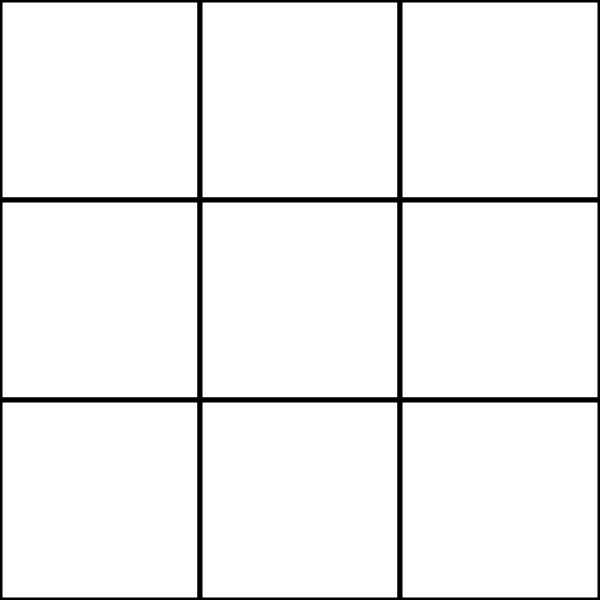
Frame 1 (no input)
Frame 60 (no input): identical to frame 1, image omitted
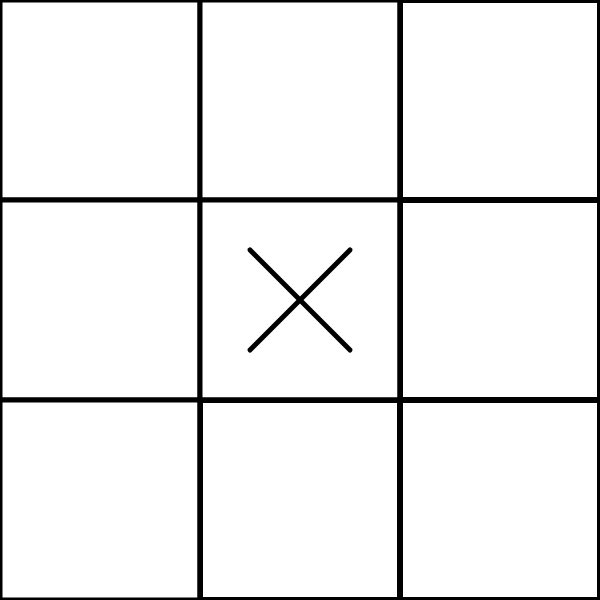
Frame 120 (the mouse pressed at the canvas centre since frame 60)

The p5.js sketch that drew these frames (run headless with seeded random() and noise() and a simulated clock; from frame 60 on, the mouse is pressed at the canvas centre):

// p5.js sketch
// ── sketch.js
let grid;
let dim = 3;
let size;
let player = ['O', 'X'];
let round = 1;
let winner = ' ';
function setup() {
  createCanvas(600, 600);
  grid = createGrid(3);
  size = width/dim; 
  
}

function draw() {
  stroke(0);
  strokeWeight(5);
  drawGrid(grid);

  noFill();
  strokeWeight(1);
  textSize(30);
  if(is_full(grid) || check_win(grid)){
    noLoop();
    if(!check_win(grid)){
      text('Tie', width/2, height/2);
    } else {
      round--;
      text('Winner is ' + player[round % 2], width/2, height/2);
    }
  }
}

function mousePressed(){
  let col = int(mouseX/size);
  let row = int(mouseY/size);
  if(grid[row][col] == ' '){
    grid[row][col] = player[round % 2];
    round++;
  } else {
    console.log('space not empty');
  }
  console.log(check_win(grid));
}

function createGrid(dim){
  let grid; 
  grid = new Array(dim);
  for(let i = 0; i < grid.length; i++){
    grid[i] = new Array(dim);
  }

  for(let i = 0 ; i < grid.length; i++){
    for(let j = 0; j < grid.length; j++){
      grid[i][j] = ' ';
    }
  }
  return grid;
}
/* Minimax */
function minimax(grid, depth, isMaximizing){
  
}

/* Game logic */
function is_full(grid){
  for(let i = 0; i < grid.length; i++){
    if(grid[i].includes(' ')){
      return false;
    }
  }
  return true;
}

function check_win(grid){
 
  for(let i = 0; i < grid.length; i++){
    //horizontal
    if(grid[i][0] == grid[i][1] && grid[i][0] == grid[i][2] && grid[i][0] != ' '){
      return true;
    }

    //vertical
    if(grid[0][i] == grid[1][i] && grid[0][i] == grid[2][i] && grid[0][i] != ' '){
      return true;
    }
  }

  //diagnal
  if(grid[0][0] == grid[1][1] && grid[0][0] == grid[2][2] && grid[0][0] != ' '){
    return true;
  }
  if(grid[0][2] == grid[1][1] && grid[1][1] == grid[2][0] && grid[2][0] != ' '){
    return true;
  }
  return false;
}

/* Displaying Grid */
function drawGrid(grid){
  
  fill(255);
  for(let i = 0; i < grid.length; i++){
    for(let j = 0; j < grid.length; j++){
      rect(i * size, j * size, size, size);
      
      if(grid[i][j] == 'O'){
        drawO(i, j);
      }
      if(grid[i][j] == 'X'){
        drawX(i, j);
      }
    }
  }
}

function drawX(row, col){
  let x = (col + 1) * size - (size/2);
  let y = (row + 1) * size - (size/2);
  let offset = 50;
  noFill();
  line(x - offset, y - offset, x + offset, y + offset);
  line(x - offset, y + offset, x + offset, y - offset);

}

function drawO(row, col){
  let x = (col + 1) * size - (size/2);
  let y = (row + 1) * size - (size/2);
  noFill();
  ellipse(x, y, 150);
}
